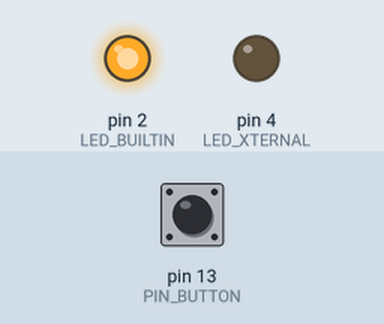
Bench run of a sketch on a simulated Arduino Uno, built with avr-gcc and run on an emulated ATmega328P. Shown: output pins drawn as LEDs (lit = HIGH). Inputs (shaded band) come from the test bench; at power-on: pin 13 (PIN_BUTTON) LOW.

Above: at 1.2 s.
1.3 s: pin 13 (PIN_BUTTON) pulled HIGH for 0.15 s
At 1.37 s:
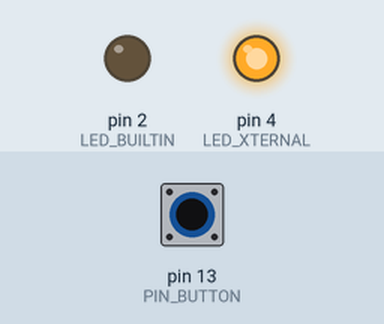
2.9 s: pin 13 (PIN_BUTTON) pulled HIGH for 3.2 s
At 6.6 s:
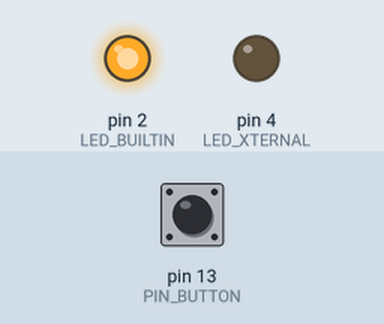
Timing chart, 0 to 8.1 s (numbered marks = the images above; inputs shaded):
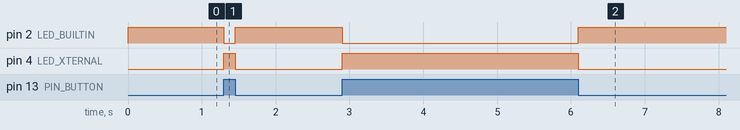

Measured:
- after the input at 1.3 s, pin 2 (LED_BUILTIN): HIGH → LOW at once, → HIGH 0.15 s later; pin 4 (LED_XTERNAL): LOW → HIGH at once, → LOW 0.15 s later
- after the input at 2.9 s, pin 2 (LED_BUILTIN): HIGH → LOW at once, → HIGH 3.2 s later; pin 4 (LED_XTERNAL): LOW → HIGH at once, → LOW 3.2 s later

The sketch:

002_02_button_leds_blink.ino
```cpp
/**********************************************************************
* Filename    : 002-01_button_leds
* Description : Make builtin and external leds to alternate,
* when pressing on the button (default builtin is ON, and
* external is OFF)
* Auther      : Alternative Solutions
* Modification: 2026/02/04
**********************************************************************/
#define LED_BUILTIN  2
#define LED_XTERNAL  4
#define PIN_BUTTON   13
//#define DELAY_TIME   1000

int val = 0;

/******** BEFORE DOING THIS EXCERCISE FIRST DO 002_button_led ********/

// the setup function runs once when you press reset or power the board
void setup() {
  // initialize digital pin LED_BUILTIN and LED_XTERNAL as an output.
  pinMode(LED_BUILTIN, OUTPUT);
  pinMode(LED_XTERNAL, OUTPUT);
  // initialize digital pin PIN_BUTTON as an input.
  pinMode(PIN_BUTTON, INPUT);

  //Serial.begin(115200);
}

// the loop function runs over and over again forever
void loop() {

  //logic without if statement
  val = digitalRead(PIN_BUTTON);
  digitalWrite(LED_XTERNAL, val);
  val = (val + 1) % 2;
  digitalWrite(LED_BUILTIN, val);


  /*delay(200);
  Serial.println("val");
  Serial.println(val);*/

/*
  //same logic bu using if statement
  if (HIGH == digitalRead(PIN_BUTTON)) {  //K (The button) is not pressed
    digitalWrite(LED_BUILTIN, LOW);       //Led is turned ON on LOW signal
    digitalWrite(LED_XTERNAL, HIGH);
  } else {                                //K is pressed, ==>> short circuit
    digitalWrite(LED_BUILTIN, HIGH);      //Led is turned OFF on HIGH signal
    digitalWrite(LED_XTERNAL, LOW);
  }
*/
}
```
